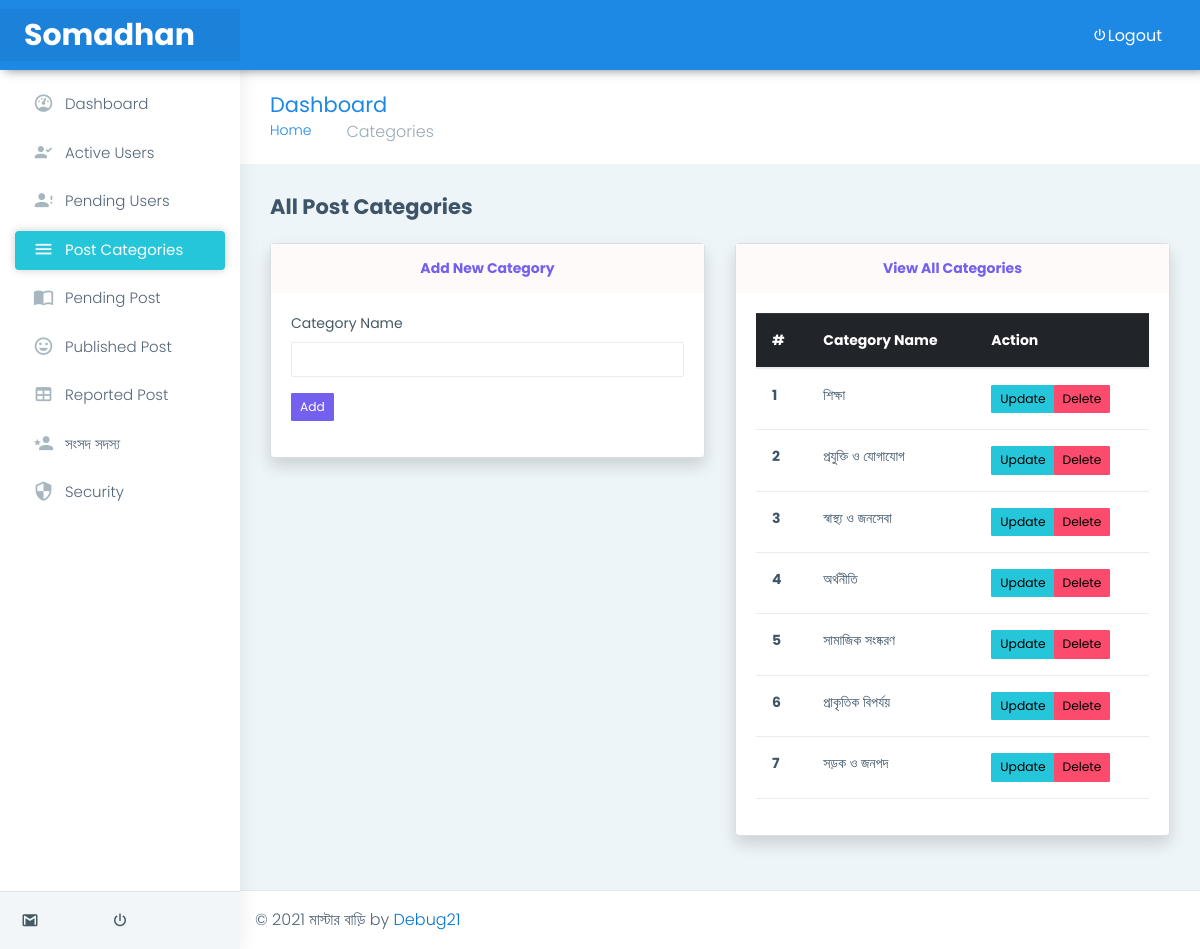
/control/categories.php (signed in), run on the app's committed database.
### tables this page shows
CREATE TABLE `categories` (
  `cat_id` int(5) NOT NULL,
  `cat_name` varchar(255) NOT NULL
);

### control/categories.php (the view, shortened to what this page needs)
<?php include "inc/header.php" ?>
        <div class="page-wrapper">
            <div class="page-breadcrumb">
                <div class="row align-items-center">
                    <div class="col-md-6 col-8 align-self-center">
                        <h3 class="page-title mb-0 p-0">Dashboard</h3>
                        <div class="d-flex align-items-center">
                            <nav aria-label="breadcrumb">
                                <ol class="breadcrumb">
                                    <li class="breadcrumb-item"><a href="#">Home</a></li>
                                    <li class="breadcrumb-item active" aria-current="page">Categories</li>
                                </ol>
                            </nav>
                        </div>
                    </div>
                    <div class="col-md-6 col-4 align-self-center">
                    </div>
                </div>
            </div>
            <div class="container-fluid">
          <h1 class="h3 mb-4 text-gray-800">All Post Categories</h1>
          <div class="row">
          	<div class="col-md-6">
          		<div class="card shadow mb-4">
					<div class="card-header py-3">
					  <h6 class="m-0 font-weight-bold text-primary text-center">Add New Category</h6>
					</div>
					<div class="card-body">
					  	<form action="" method="POST" accept-charset="utf-8">
					  		<div class="form-group">
					  			<label>Category Name</label>
					  			<input type="text" name="category" class="form-control">
					  		</div>
					  		<div class="form-group">
					  			<input type="submit" name="addCat" value="Add" class="btn btn-primary btn-sm">
					  		</div>
					  	</form>
					</div>
				</div>
          	</div>
          	<div class="col-md-6">
          		<div class="card shadow mb-4">
					<div class="card-header py-3">
					  <h6 class="m-0 font-weight-bold text-primary text-center">View All Categories</h6>
					</div>
					<div class="card-body">
					  	<table class="table">
						  <thead class="thead-dark">
						    <tr>
						      <th scope="col">#</th>
						      <th scope="col">Category Name</th>
						      <th scope="col">Action</th>
						    </tr>
						  </thead>
						  <tbody>
	  	<?php
	  		$query = "SELECT * FROM categories";
	  		$all_cat_name = mysqli_query($connection, $query);
	  		$i = 0;
	  		while( $row = mysqli_fetch_assoc($all_cat_name) ){
	  				$cat_id 	= $row['cat_id'];
	  				$cat_name 	= $row['cat_name'];
	  				$i++;
	  			?>
	  			<tr>
			      <th scope="row"><?php echo $i; ?></th>
			      <td><?php echo $cat_name; ?></td>
			      <td>
			      	<div class="btn-group">
			      		<a href="categories.php?update=<?php echo $cat_id; ?>" class="btn btn-success btn-sm">Update</a>
			      		<a href="categories.php?delete=<?php echo $cat_id; ?>" class="btn btn-danger btn-sm">Delete</a>
			      	</div>
			      </td>
			    </tr>
	  	<?php	}
	  	?>
						  </tbody>
						</table>
					</div>
				</div>
          	</div>
          </div>
        </div>
<?php include "inc/footer.php" ?>

### control/style.css (style rules this page uses)
.card-header:first-child { border-radius: 0; }
.card-header { padding: 0; margin-bottom: 0; background-color: snow; border-bottom: none; }
.form-control { color: #91b5d4; }

### data on the page
categories: cat_name "শিক্ষা"
categories: cat_name "প্রযুক্তি ও যোগাযোগ"
categories: cat_name "স্বাস্থ্য ও জনসেবা"
categories: cat_name "অর্থনীতি"
categories: cat_name "সামাজিক সংষ্করণ"
categories: cat_name "প্রাকৃতিক বিপর্যয়"
categories: cat_name "সড়ক ও জনপদ"
